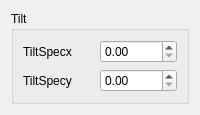
     <widget class="QWidget" name="page_17">
      <layout class="QVBoxLayout" name="verticalLayout_18">
       <item>
        <widget class="QGroupBox" name="groupBox_3">
         <property name="title">
          <string>Tilt</string>
         </property>
         <layout class="QVBoxLayout" name="verticalLayout_17">
          <item>
           <layout class="QHBoxLayout" name="horizontalLayout_63">
            <item>
             <widget class="QLabel" name="label_56">
              <property name="text">
               <string>TiltSpecx</string>
              </property>
             </widget>
            </item>
            <item>
             <widget class="QDoubleSpinBox" name="tiltspecxdoubleSpinBox">
              <property name="maximum">
               <double>10000.000000000000000</double>
              </property>
             </widget>
            </item>
           </layout>
          </item>
          <item>
           <layout class="QHBoxLayout" name="horizontalLayout_64">
            <item>
             <widget class="QLabel" name="label_57">
              <property name="text">
               <string>TiltSpecy</string>
              </property>
             </widget>
            </item>
            <item>
             <widget class="QDoubleSpinBox" name="tiltspecydoubleSpinBox">
              <property name="maximum">
               <double>10000.000000000000000</double>
              </property>
             </widget>
            </item>
           </layout>
          </item>
         </layout>
        </widget>
       </item>
      </layout>
     </widget>
